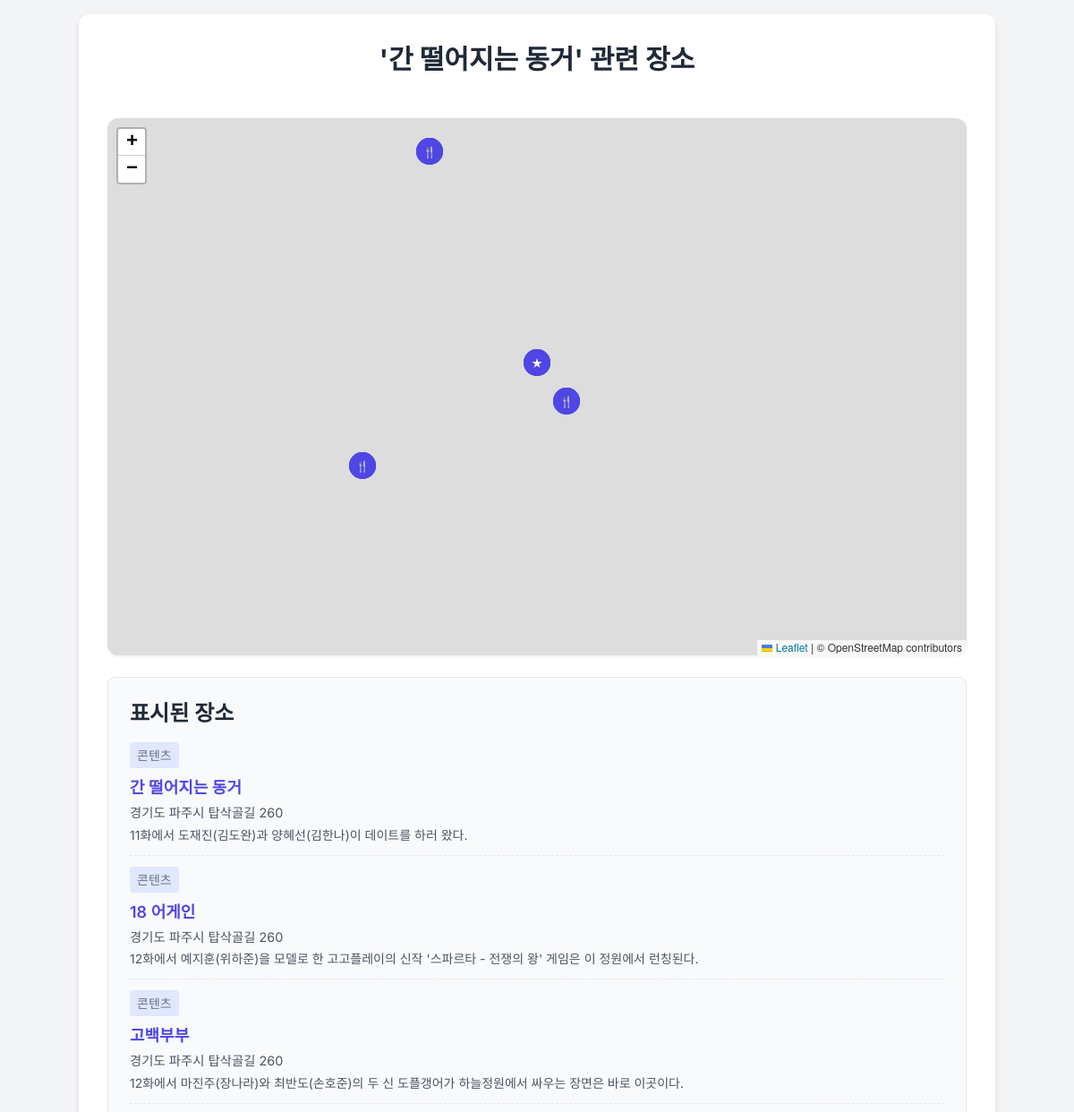
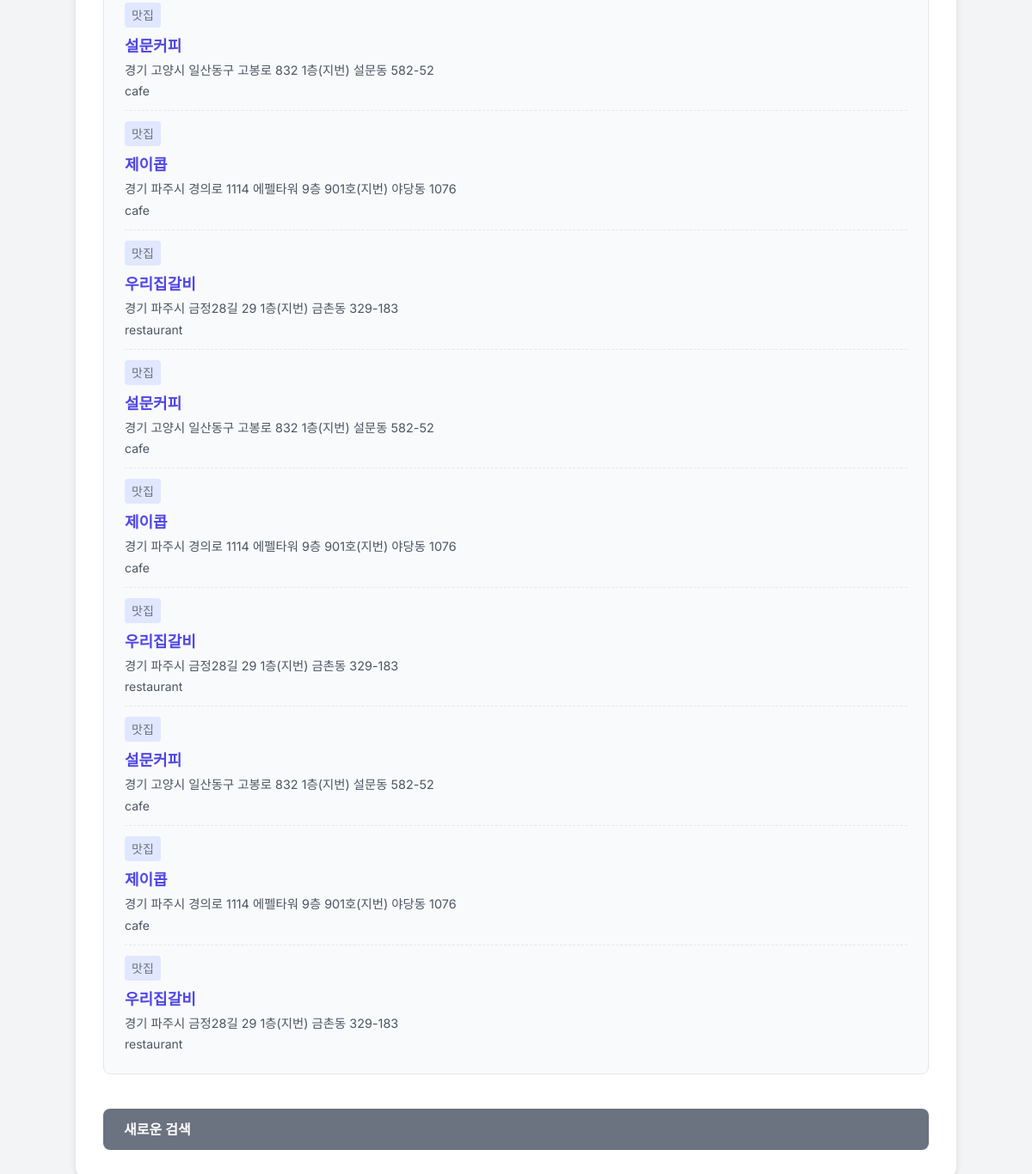
Screenshot of /map/132/ with the database file from the repository (2 pictures, top to bottom).
### myapp/models.py (models this page shows, shortened)
class Content(models.Model):
    media_type = models.CharField(max_length=100, verbose_name="미디어타입")
    title = models.CharField(max_length=255, verbose_name="제목")
    place_name = models.CharField(max_length=255, verbose_name="장소명")
    place_type = models.CharField(max_length=100, verbose_name="장소타입", null=True, blank=True)
    place_description = models.TextField(verbose_name="장소설명", null=True, blank=True)
    address = models.CharField(max_length=255, verbose_name="주소", null=True, blank=True)
    latitude = models.FloatField(verbose_name="위도", null=True, blank=True)
    longitude = models.FloatField(verbose_name="경도", null=True, blank=True)
    address_region = models.CharField(max_length=100, verbose_name="주소_지역명", null=True, blank=True)
    actors = models.ManyToManyField(Actor, related_name='contents', verbose_name="배우이름")
    class Meta:
        verbose_name = "콘텐츠"
        verbose_name_plural = "콘텐츠 목록"

class Restaurant(models.Model):
    Name = models.CharField(max_length=255)
    Category = models.CharField(max_length=255)
    Score = models.FloatField(null=True, blank=True)
    Review_Num = models.IntegerField()
    Link = models.URLField(max_length=500)
    Addr = models.CharField(max_length=500)
    Area = models.CharField(max_length=500)
    latitude = models.FloatField(null=True, blank=True)
    longitude = models.FloatField(null=True, blank=True)

### myapp/views.py (the view, shortened to what this page needs)
# urls.py: path('map/<int:content_id>/', views.map_view, name='map_view'), # 지도 상세 페이지
def map_view(request, content_id):
    selected_content = get_object_or_404(Content, id=content_id)
    base_lat = selected_content.latitude
    base_lon = selected_content.longitude
    if base_lat is None or base_lon is None:
        return render(request, 'myapp/map.html', {'error_message': '선택된 콘텐츠의 위치 정보가 없습니다.'})
    locations_for_map = []
    path_coordinates = []
    locations_for_map.append({
        'id': selected_content.id,
        'name': selected_content.title,
        'type': '콘텐츠',
        'latitude': base_lat,
        'longitude': base_lon,
        'address': selected_content.address,
        'description': selected_content.place_description,
    })
    path_coordinates.append([base_lat, base_lon])
    nearby_contents = find_nearby_locations(
        base_lat, base_lon, Content,
        exclude_id=selected_content.id,
        limit=2,
        max_distance_km=10
    )
    for nc in nearby_contents:
        locations_for_map.append({
            'id': nc.id,
            'name': nc.title,
            'type': '콘텐츠',
            'latitude': nc.latitude,
            'longitude': nc.longitude,
            'address': nc.address,
            'description': nc.place_description,
        })
        path_coordinates.append([nc.latitude, nc.longitude])
    content_points = [loc for loc in locations_for_map if loc['type'] == '콘텐츠']
    for point in content_points:
        lat = point['latitude']
        lon = point['longitude']
        nearby_restaurants = find_nearby_locations(lat, lon, Restaurant, limit=3, max_distance_km=5)
        for r in nearby_restaurants:
            locations_for_map.append({
                'id': r.id,
                'name': r.Name,  # 모델 필드명이 Name
                'type': '맛집',
                'latitude': r.latitude,
                'longitude': r.longitude,
                'address': r.Addr,  # 모델 필드명이 Addr
                'description': r.Category,  # 간단하게 카테고리 표시
            })
        nearby_hotels = find_nearby_locations(lat, lon, Hotel, limit=3, max_distance_km=5)
    context = {
        'selected_content': selected_content,
        'locations_json': locations_for_map,
        'path_coords_json': path_coordinates,
    }
    return render(request, 'myapp/map.html', context)

### myapp/utils.py (called while the page is built)
def haversine_distance(lat1, lon1, lat2, lon2):
    R = 6371  # 지구의 평균 반지름 (킬로미터)
    lat1_rad = math.radians(lat1)
    lon1_rad = math.radians(lon1)
    lat2_rad = math.radians(lat2)
    lon2_rad = math.radians(lon2)
    dlat = lat2_rad - lat1_rad
    dlon = lon2_rad - lon1_rad
    a = math.sin(dlat / 2)**2 + math.cos(lat1_rad) * math.cos(lat2_rad) * math.sin(dlon / 2)**2
    c = 2 * math.atan2(math.sqrt(a), math.sqrt(1 - a))
    distance = R * c
    return distance

def find_nearby_locations(target_lat, target_lon, model, exclude_id=None, limit=3, max_distance_km=5):
    nearby_objects = []
    qs = model.objects.filter(latitude__isnull=False, longitude__isnull=False)
    if exclude_id:
        qs = qs.exclude(id=exclude_id)
    for obj in qs:
        distance = haversine_distance(target_lat, target_lon, obj.latitude, obj.longitude)
        if distance <= max_distance_km:
            nearby_objects.append({'obj': obj, 'distance': distance})
    nearby_objects.sort(key=lambda x: x['distance'])
    return [item['obj'] for item in nearby_objects[:limit]]

### myapp/templates/myapp/map.html (shortened to what this page needs)
<!DOCTYPE html>
<html lang="ko">
<head>
    <script src="https://cdn.tailwindcss.com"></script>
    <link
      rel="stylesheet"
      href="https://unpkg.com/leaflet@1.9.4/dist/leaflet.css"
    />
</head>
<body class="p-4">
    <div class="container">
        <h1 class="text-3xl font-bold text-center mb-6 text-gray-800">
            {% if selected_content %}
                '{{ selected_content.title }}' 관련 장소
            {% else %}
                지도
            {% endif %}
        </h1>
        {% if error_message %}
            <div class="bg-red-100 border border-red-400 text-red-700 px-4 py-3 rounded relative" role="alert">
                <strong class="font-bold">오류!</strong>
                <span class="block sm:inline">{{ error_message }}</span>
            </div>
            <a href="{% url 'myapp:search' %}" class="back-button">검색 페이지로 돌아가기</a>
        {% else %}
            <div id="map"></div>
            <div class="info-panel">
                <h2 class="text-2xl font-semibold mb-4 text-gray-800">표시된 장소</h2>
                {% for location in locations_json %}
                    <div class="info-item">
                        <p class="info-type">{{ location.type }}</p>
                        <p class="info-title">{{ location.name }}</p>
                        <p class="info-address">{{ location.address|default:"주소 정보 없음" }}</p>
                        {% if location.description %}
                            <p class="text-sm text-gray-600 mt-1">{{ location.description }}</p>
                        {% endif %}
                    </div>
                {% endfor %}
            </div>
            <a href="{% url 'myapp:search' %}" class="back-button">새로운 검색</a>
        {% endif %}
    </div>
</body>
</html>

### myapp/templates/myapp/map.html (style rules this page uses)
body { font-family: 'Inter', sans-serif; background-color: #f3f4f6; color: #333; }
.container { max-width: 1200px; margin: 0 auto; padding: 2rem; background-color: #fff; border-radius: 0.75rem; box-shadow: 0 4px 6px rgba(0, 0, 0, 0.1); display: flex; flex-direction: column; gap: 1.5rem; }
#map { height: 600px; width: 100%; border-radius: 0.75rem; box-shadow: 0 2px 4px rgba(0, 0, 0, 0.05); }
.info-panel { background-color: #f9fafb; border: 1px solid #e5e7eb; border-radius: 0.5rem; padding: 1.5rem; }
.info-item { margin-bottom: 0.75rem; padding-bottom: 0.75rem; border-bottom: 1px dashed #e5e7eb; }
.info-item:last-child { margin-bottom: 0; padding-bottom: 0; border-bottom: none; }
.info-title { font-size: 1.125rem; font-weight: 600; color: #4f46e5; margin-bottom: 0.25rem; }
.info-type { font-size: 0.875rem; color: #6b7280; font-weight: 500; margin-bottom: 0.5rem; padding: 0.25rem 0.5rem; background-color: #e0e7ff; border-radius: 0.25rem; display: inline-block; }
.info-address { font-size: 0.9rem; color: #4b5563; }
.back-button { background-color: #6b7280; color: white; padding: 0.75rem 1.5rem; border-radius: 0.5rem; font-weight: 600; cursor: pointer; transition: background-color 0.2s; display: inline-block; text-decoration: none; margin-top: 1rem; }

### rows the page displays
Content: title "간 떨어지는 동거", name "간 떨어지는 동거", address "경기도 파주시 탑삭골길 260", description "11화에서 도재진(김도완)과 양혜선(김한나)이 데이트를 하러 왔다."
Content: name "18 어게인", address "경기도 파주시 탑삭골길 260", description "12화에서 예지훈(위하준)을 모델로 한 고고플레이의 신작 '스파르타 - 전쟁의 왕' 게임은 이 정원에서 런칭된다."
Content: name "고백부부", address "경기도 파주시 탑삭골길 260", description "12화에서 마진주(장나라)와 최반도(손호준)의 두 신 도플갱어가 하늘정원에서 싸우는 장면은 바로 이곳이다."
Restaurant: name "설문커피" "설문커피" "설문커피", address "경기 고양시 일산동구 고봉로 832 1층(지번) 설문동 582-52" "경기 고양시 일산동구 고봉로 832 1층(지번) 설문동 582-52" "경기 고양시 일산동구 고봉로 832 1층(지번) 설문동 582-52", description "cafe" "cafe" "cafe"
Restaurant: name "제이콥" "제이콥" "제이콥", address "경기 파주시 경의로 1114 에펠타워 9층 901호(지번) 야당동 1076" "경기 파주시 경의로 1114 에펠타워 9층 901호(지번) 야당동 1076" "경기 파주시 경의로 1114 에펠타워 9층 901호(지번) 야당동 1076", description "cafe" "cafe" "cafe"
Restaurant: name "우리집갈비" "우리집갈비" "우리집갈비", address "경기 파주시 금정28길 29 1층(지번) 금촌동 329-183" "경기 파주시 금정28길 29 1층(지번) 금촌동 329-183" "경기 파주시 금정28길 29 1층(지번) 금촌동 329-183", description "restaurant" "restaurant" "restaurant"

### other values shown
{{ location.type }} "콘텐츠" "콘텐츠" "콘텐츠" "맛집" "맛집" "맛집" "맛집" "맛집" "맛집" "맛집" "맛집" "맛집"
